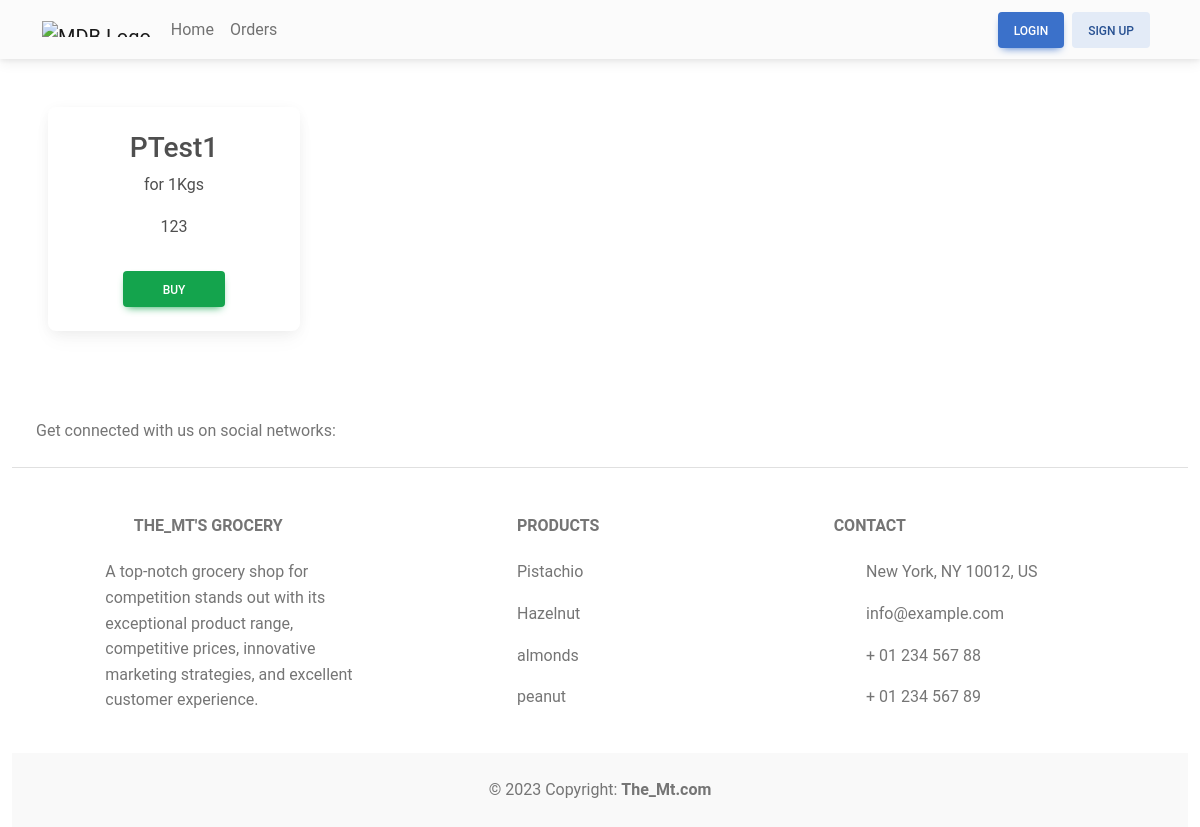
The page /userProductList/4 on the database as committed earlier.
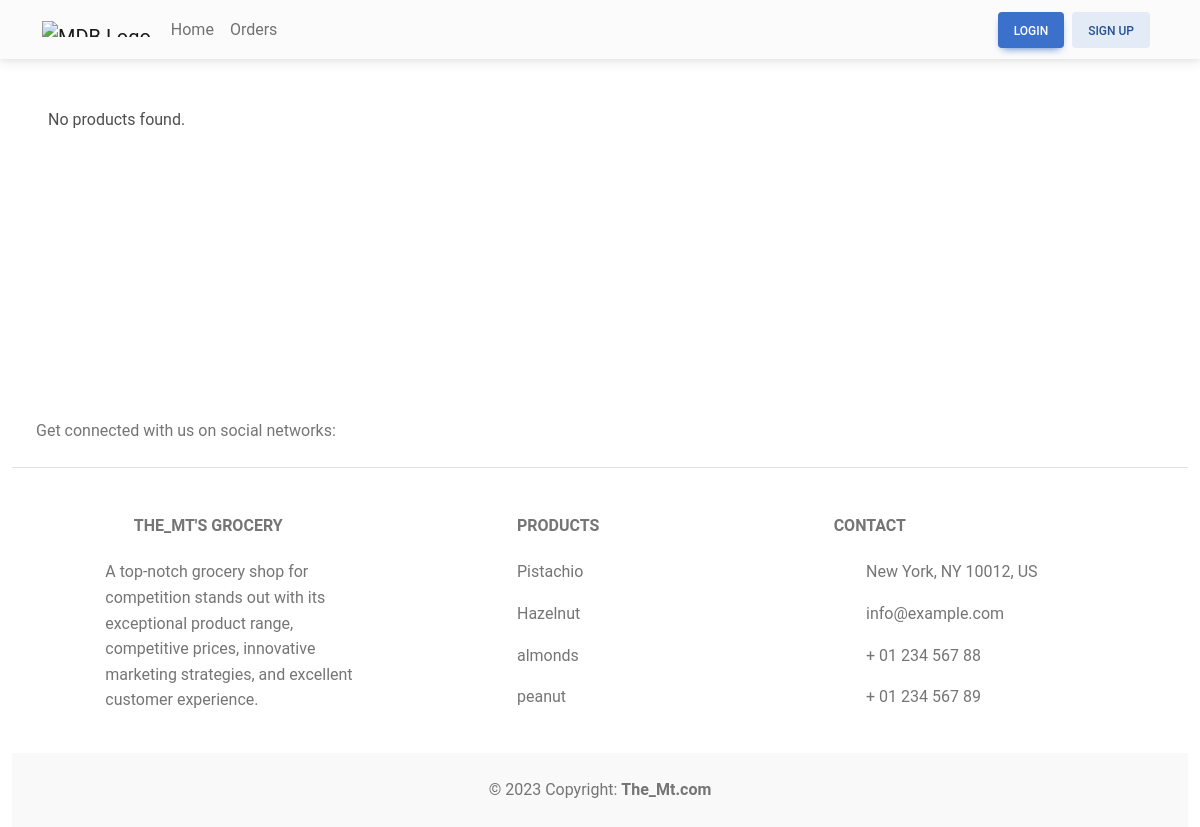
The same page on the database as committed later.
### shop/models.py (models this page shows, shortened)
class InventoryProduct(models.Model):
    productId = models.ForeignKey(Product, on_delete=models.CASCADE, verbose_name="Product Name")
    inventoryId = models.ForeignKey(Inventory, on_delete=models.CASCADE, verbose_name="Inventory City")
    quantity = models.IntegerField()

class Product(models.Model):
    name = models.CharField(max_length=200)
    price = models.CharField(max_length=200)
    quantity = models.PositiveIntegerField(verbose_name="Quantity in Kg")
    pType = models.ForeignKey(ProductVariation, on_delete=models.CASCADE, verbose_name="Category Name")
    cityId = models.ForeignKey(City, on_delete=models.CASCADE, verbose_name="City Name")

### shop/views.py (the view)
# urls.py: path('userProductList/<int:pk>', UserProductList.as_view(), name='userProductList'),
class UserProductList(ListView):
    model = InventoryProduct
    template_name = 'userProductList.html'
    def get_queryset(self):
        variation_id = self.kwargs['pk']
        product_ids = InventoryProduct.objects.filter(productId__pType_id=variation_id).values_list('productId_id', flat=True)
        return InventoryProduct.objects.filter(id__in=product_ids)

### templates/userProductList.html
{% extends 'base.html' %} {% load static %} {% block content %}
<section class="userProductList mb-5">
  <div class="container-fluid">
    <div class="row">
    <div class="row row-cols-1 row-cols-sm-2 row-cols-md-3 row-cols-xl-4 g-4 px-5">
      {% for prod in object_list %}
        <div class="col">
            <div class="card">
              <div class="card-body">
                <h3 class="card-title text-center text-capitalize">{{ prod.productId.name }}</h3>
                <p class="text-center mt-2">for 1Kgs</p>
                <p class="text-center mt-2">{{ prod.quantity }}</p>
                <p class="card-text text-center">
                  <a
                    href="{% url 'userOrder' prod.pk %}"
                    class="btn btn-success mt-3 w-50"
                    role="btn"
                    >buy</a
                  >
                </p>
              </div>
            </div>
          </div>
          {% empty %}
              <p>No products found.</p>
      {% endfor %}
    </div>
  </div>
  </div>
</section>
{% endblock content %}

Rows that differ between the two databases and show on the page:
removed InventoryProduct: productId.name "PTest1", quantity "123"
Other text that changed with them:
text now shown: "No products found."
